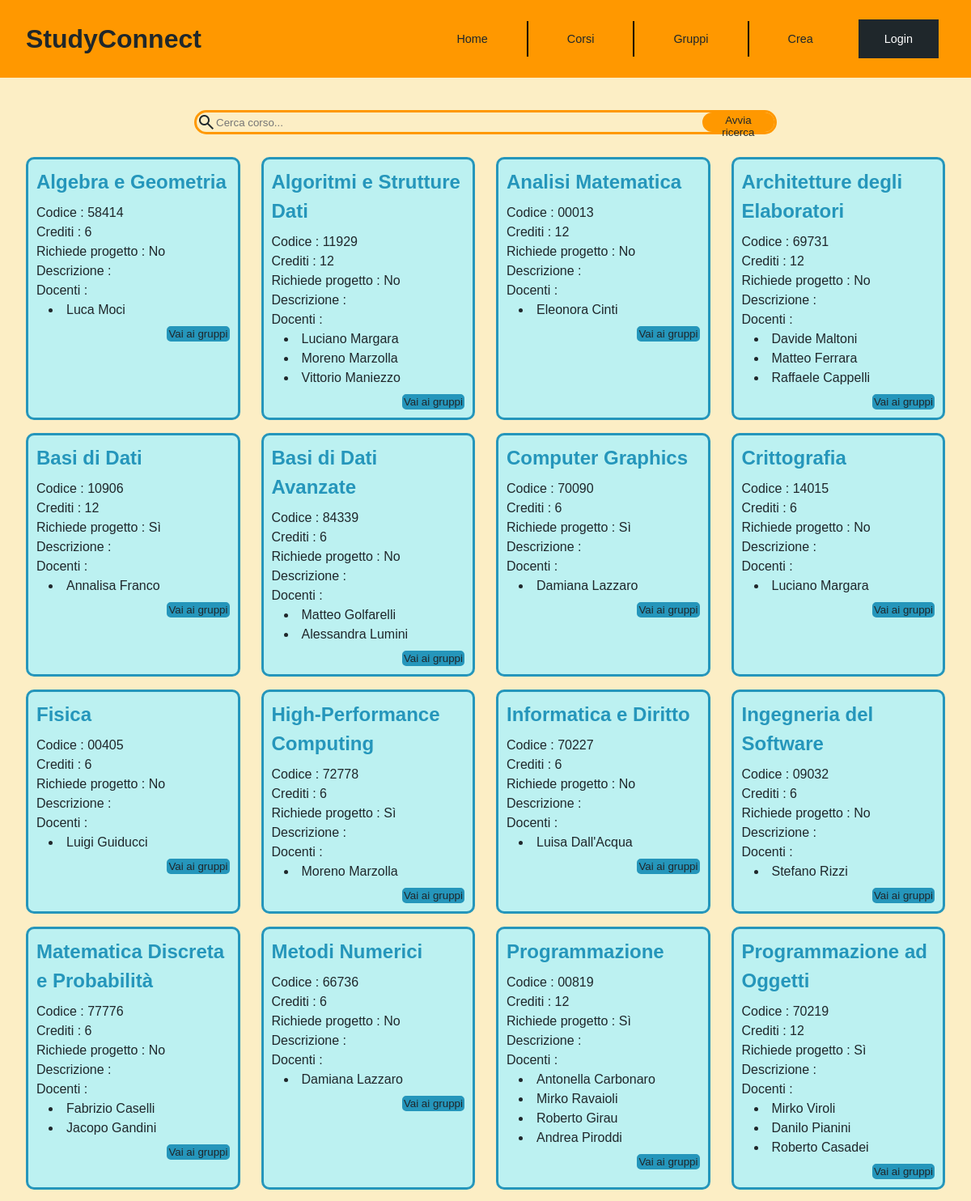
Page /pages/corsi.php (upper part) on the committed database.
### tables this page shows
CREATE TABLE Corsi(
	Codice VARCHAR(5) PRIMARY KEY,
    Nome VARCHAR(150) NOT NULL,
    Descrizione MEDIUMTEXT,
    CFU INT NOT NULL,
    ProgettoRichiesto BOOL NOT NULL,
    CHECK(length(Codice)=5)
);

CREATE TABLE Docenti(
	Codice INT AUTO_INCREMENT PRIMARY KEY,
    Nome VARCHAR(50) NOT NULL,
    Cognome VARCHAR(50) NOT NULL
);

### pages/corsi.php (called while the page is built)
<?php
require_once '../bootstrap.php';
$templateParams["title"] = "Gruppi Studenti - Corsi";
$templateParams["page"] = "templates/specific/template-corsi.php";
if(isset($_GET["search-course"])){
    $templateParams["corsi"] = $dbh->getCorsiPerNome($_GET["search-course"]);
} else{
    $templateParams["corsi"] = $dbh->getCorsi();
}
$templateParams["imgprofilo"] =  "default_profile_icon.png";
require "templates/general/base.php";
?>

### db/database.php (called while the page is built, shortened)
<?php
    class DatabaseHelper{
        private $db;
        public function __construct($servername, $username, $password, $dbname, $port){
            $this->db = new mysqli($servername, $username, $password, $dbname, $port);
        }
        public function getCorsi(){
            $stmt = $this->db->prepare("SELECT * FROM corsi ORDER BY nome");
            $stmt->execute();
            $result = $stmt->get_result();
            return $result->fetch_all(MYSQLI_ASSOC);
        }
        public function getDocenti(string $codiceCorso){
            $stmt = $this->db->prepare("SELECT Docenti.* FROM Docenti, Insegnamenti
            WHERE Insegnamenti.CodiceDocente=Docenti.Codice AND Insegnamenti.CodiceCorso=?");
            $stmt->bind_param('s', $codiceCorso);
            $stmt->execute();
            return $stmt->get_result()->fetch_all(MYSQLI_ASSOC);
        }
    }
?>

### bootstrap.php (called while the page is built, shortened)
<?php
require_once("db/database.php");
$dbh = new DatabaseHelper("localhost", "root", "", "Gruppi_Studenti", 3307);
?>

### pages/templates/specific/template-corsi.php (the view, shortened to what this page needs)
<main class="courses-main">
    <form action="corsi.php" method="GET" class="search-bar-form">
        <span class="material-symbols-outlined">search</span>
        <?php if(isset($_GET["search-course"])):?>
            <input type="text" id="search-course" name="search-course" placeholder=<?php echo $_GET["search-course"];?>>
        <?php else:?>
            <input type="text" id="search-course" name="search-course" placeholder="Cerca corso..." >
        <?php endif;?>
        <button type="submit">Avvia ricerca</button>
    </form>
    <section class="courses-container">
        <ul class="courses-list">
            <?php foreach($templateParams["corsi"] as $corso):?>
            <li class="course">
                <h2><?php echo $corso["Nome"]; ?></h2>
                <p>Codice : <?php echo $corso["Codice"]; ?></p>
                <p>Crediti : <?php echo $corso["CFU"]; ?></p>
                <p>Richiede progetto :
                    <?php
                    if($corso["ProgettoRichiesto"]==0):
                        echo 'No';
                    else :
                        echo "Sì";
                    endif
                    ?>
                </p>
                <p>Descrizione : <?php echo $corso["Descrizione"]; ?></p>
                <div class="teachers-list">
                    Docenti :
                    <ul>
                        <?php $templateParams["docenti"] = $dbh->getDocenti($corso["Codice"]); ?>
                        <?php foreach($templateParams["docenti"] as $docente):?>
                            <li><?php echo $docente["Nome"] . ' ' . $docente["Cognome"]; ?>
                        <?php endforeach ?>
                    </ul>
                </div>
                <form action="gruppi.php" method="GET">
                    <input type="submit" value="Vai ai gruppi">
                </form>
            </li>
            <?php endforeach ?>
        </ul>
    </section>
</main>

### css/style.css (style rules this page uses)
* { margin: 0; padding: 0; box-sizing: border-box; color: #1F272B; font-family: Verdana, Geneva, Tahoma, sans-serif; }
html, body { height: 100% ; }
body { display: flex; flex-direction: column; padding-bottom: 60px; }
main { flex: 1; background-color: #FCEEC5; }
@media (min-width: 992px) { body { padding-bottom: 0; } }
.courses-main, .groups-main { width: 100%; padding-top: 20px; padding-bottom: 40px; }
.courses-container, .groups-container { width: 100%; height: 100%; margin: 0; }
.courses-list, .groups-list { display: flex; flex-direction: column; justify-content: center; align-items: stretch; width: 70%; margin-left: 15%; margin-right: 15%; column-gap: 10px; list-style: none; }
.course { line-height: 1.5; border-style: solid; border-color: #2596BB; border-radius: 10px; background-color: #BCF1F1; padding: 10px; margin: 8px; }
.course h2 { color: #2596BB; margin-bottom: 8px; }
.course input { background-color: #2596BB; border-style: solid; border-color: #2596BB; border-radius: 5px; text-decoration: none; float: right; }
.teachers-list ul { text-indent: 15px; list-style: disc; list-style-position: inside; padding-bottom: 8px; }
.search-bar-form { display: flex; flex-direction: row; justify-content: space-between; width: 60%; height: 30px; margin: 20px 20%; border-style: solid; border-color: #FF9800; border-radius: 15px; }
.search-bar-form input { background-color: #FCEEC5; border: none; outline: none; width: 70%; }
.search-bar-form button { background-color: #FF9800; color: #1F272B; border-style: solid; border-radius: 15px; border-color: #FF9800; cursor: pointer; padding: 0 5px; }
@media screen and (min-width:768px) { .courses-list { display: grid; grid-template-columns: repeat(4, 1fr); width: 96%; margin: 0 2%; list-style: none; } }
@media screen and (min-width:768px) { .search-bar-form input, .groups-main .search-bar-form input { width: 85%; } }

### rows in the picture
corsi: Nome "Algebra e Geometria", Codice "58414", CFU "6", ProgettoRichiesto "No"
docenti: Nome "Luca", Cognome "Moci"
corsi: Nome "Algoritmi e Strutture Dati", Codice "11929", CFU "12", ProgettoRichiesto "No"
docenti: Nome "Luciano", Cognome "Margara"
docenti: Nome "Moreno", Cognome "Marzolla"
docenti: Nome "Vittorio", Cognome "Maniezzo"
corsi: Nome "Analisi Matematica", Codice "00013", CFU "12", ProgettoRichiesto "No"
docenti: Nome "Eleonora", Cognome "Cinti"
corsi: Nome "Architetture degli Elaboratori", Codice "69731", CFU "12", ProgettoRichiesto "No"
docenti: Nome "Davide", Cognome "Maltoni"
docenti: Nome "Matteo", Cognome "Ferrara"
docenti: Nome "Raffaele", Cognome "Cappelli"
corsi: Nome "Basi di Dati", Codice "10906", CFU "12", ProgettoRichiesto "Sì"
docenti: Nome "Annalisa", Cognome "Franco"
corsi: Nome "Basi di Dati Avanzate", Codice "84339", CFU "6", ProgettoRichiesto "No"
docenti: Nome "Matteo", Cognome "Golfarelli"
docenti: Nome "Alessandra", Cognome "Lumini"
corsi: Nome "Computer Graphics", Codice "70090", CFU "6", ProgettoRichiesto "Sì"
docenti: Nome "Damiana", Cognome "Lazzaro"
corsi: Nome "Crittografia", Codice "14015", CFU "6", ProgettoRichiesto "No"
corsi: Nome "Fisica", Codice "00405", CFU "6", ProgettoRichiesto "No"
docenti: Nome "Luigi", Cognome "Guiducci"
corsi: Nome "High-Performance Computing", Codice "72778", CFU "6", ProgettoRichiesto "Sì"
corsi: Nome "Informatica e Diritto", Codice "70227", CFU "6", ProgettoRichiesto "No"
docenti: Nome "Luisa", Cognome "Dall'Acqua"
corsi: Nome "Ingegneria del Software", Codice "09032", CFU "6", ProgettoRichiesto "No"
docenti: Nome "Stefano", Cognome "Rizzi"
corsi: Nome "Matematica Discreta e Probabilità", Codice "77776", CFU "6", ProgettoRichiesto "No"
docenti: Nome "Fabrizio", Cognome "Caselli"
docenti: Nome "Jacopo", Cognome "Gandini"
corsi: Nome "Metodi Numerici", Codice "66736", CFU "6", ProgettoRichiesto "No"
corsi: Nome "Programmazione", Codice "00819", CFU "12", ProgettoRichiesto "Sì"
docenti: Nome "Antonella", Cognome "Carbonaro"
docenti: Nome "Mirko", Cognome "Ravaioli"
docenti: Nome "Roberto", Cognome "Girau"
docenti: Nome "Andrea", Cognome "Piroddi"
corsi: Nome "Programmazione ad Oggetti", Codice "70219", CFU "12", ProgettoRichiesto "Sì"
docenti: Nome "Mirko", Cognome "Viroli"
docenti: Nome "Danilo", Cognome "Pianini"
docenti: Nome "Roberto", Cognome "Casadei"
